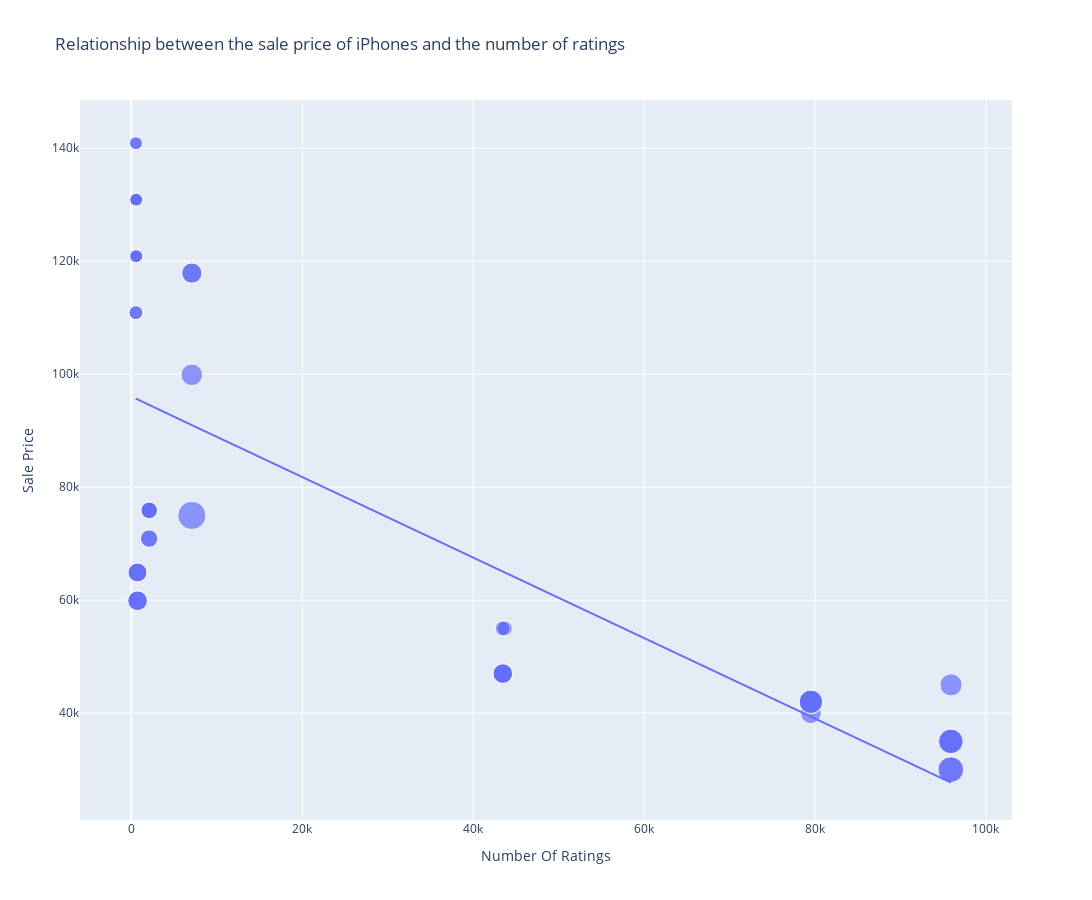

Here is the notebook cell this chart was saved with:
### Code cell
figure = px.scatter(data_frame = data, x = 'Number Of Ratings', y = 'Sale Price', size = 'Discount Percentage',
                    trendline = 'ols', title = 'Relationship between the sale price of iPhones and the number of ratings')
figure.update_layout(
                 width = 1100,
                 height = 900 )
figure.show()
# Saving Image
figure.write_image("images/relation_bw_saleprice_no_of_ratings.png", width=1100, height=900, scale=2)
print("✅ Image successfully saved as PNG!")

### Figure 1 — Plotly figure (JSON) as saved in the notebook; plotly's stock layout.template omitted (floating-point values rounded to 4 significant figures)
{"data": [{"hovertemplate": "Number Of Ratings=%{x}<br>Sale Price=%{y}<br>Discount Percentage=%{marker.size}<extra></extra>", "legendgroup": "", "marker": {"color": "#636efa", "size": [0, 0, 0, 0, 0, 0, 0, 0, 0, 20, 16, 20, 20, 20, 0, 0, 0, 0, 29, 15, 0, 15, 17, 18, 6, 6, 13, 6, 14, 10, 7, 6, 6, 13, 13, 10, 10, 6, 14, 6, 10, 6, 11, 11, 10, 14, 7, 6, 6, 6, 8, 8, 24, 22, 22, 22, 8, 24, 14, 14, 14, 14], "sizemode": "area", "sizeref": 0.0725, "symbol": "circle"}, "mode": "markers", "name": "", "orientation": "v", "showlegend": false, "type": "scatter", "x": [3431, 3431, 3431, 11202, 11202, 3431, 3431, 11202, 1454, 79512, 79512, 79582, 79512, 79512, 1078, 1078, 1078, 1078, 7088, 7088, 1078, 7088, 7081, 95909, 542, 580, 740, 545, 740, 2101, 545, 580, 580, 730, 730, 2101, 2101, 580, 740, 580, 2092, 545, 2101, 2092, 2101, 740, 545, 580, 580, 580, 43707, 43707, 95807, 95909, 95807, 95909, 43470, 95909, 43470, 43470, 43470, 43470], "xaxis": "x", "y": [49900, 84900, 84900, 77000, 77000, 49900, 49900, 77000, 89900, 41999, 39999, 41999, 41999, 41999, 131900, 117100, 131900, 117100, 74999, 117900, 117100, 117900, 99900, 44999, 140900, 130900, 64900, 120900, 59900, 75900, 110900, 130900, 120900, 64900, 64900, 75900, 75900, 120900, 59900, 120900, 75900, 140900, 70900, 70900, 75900, 59900, 110900, 120900, 130900, 130900, 54999, 54999, 29999, 34999, 34999, 34999, 54999, 29999, 46999, 46999, 46999, 46999], "yaxis": "y"}, {"hovertemplate": "<b>OLS trendline</b><br>Sale Price = -0.712783 * Number Of Ratings + 96054.8<br>R<sup>2</sup>=0.492139<br><br>Number Of Ratings=%{x}<br>Sale Price=%{y} <b>(trend)</b><extra></extra>", "legendgroup": "", "marker": {"color": "#636efa", "symbol": "circle"}, "mode": "lines", "name": "", "showlegend": false, "type": "scatter", "x": [542, 545, 545, 545, 545, 580, 580, 580, 580, 580, 580, 580, 580, 730, 730, 740, 740, 740, 740, 1078, 1078, 1078, 1078, 1078, 1454, 2092, 2092, 2101, 2101, 2101, 2101, 2101, 3431, 3431, 3431, 3431, 3431, 7081, 7088, 7088, 7088, 11202, 11202, 11202, 43470, 43470, 43470, 43470, 43470, 43707, 43707, 79512, 79512, 79512, 79512, 79582, 95807, 95807, 95909, 95909, 95909, 95909], "xaxis": "x", "y": [95670.0, 95670.0, 95670.0, 95670.0, 95670.0, 95640.0, 95640.0, 95640.0, 95640.0, 95640.0, 95640.0, 95640.0, 95640.0, 95530.0, 95530.0, 95530.0, 95530.0, 95530.0, 95530.0, 95290.0, 95290.0, 95290.0, 95290.0, 95290.0, 95020.0, 94560.0, 94560.0, 94560.0, 94560.0, 94560.0, 94560.0, 94560.0, 93610.0, 93610.0, 93610.0, 93610.0, 93610.0, 91010.0, 91000.0, 91000.0, 91000.0, 88070.0, 88070.0, 88070.0, 65070.0, 65070.0, 65070.0, 65070.0, 65070.0, 64900.0, 64900.0, 39380.0, 39380.0, 39380.0, 39380.0, 39330.0, 27770.0, 27770.0, 27690.0, 27690.0, 27690.0, 27690.0], "yaxis": "y"}], "layout": {"height": 900, "legend": {"itemsizing": "constant", "tracegroupgap": 0}, "title": {"text": "Relationship between the sale price of iPhones and the number of ratings"}, "width": 1100, "xaxis": {"anchor": "y", "domain": [0, 1], "title": {"text": "Number Of Ratings"}}, "yaxis": {"anchor": "x", "domain": [0, 1], "title": {"text": "Sale Price"}}}}
